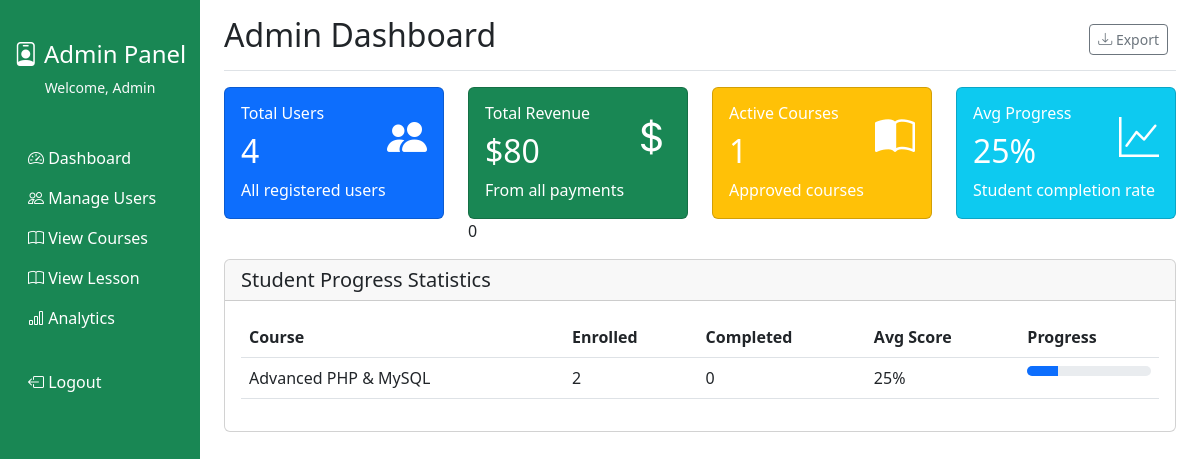
/admin/index.php (signed in), run on the app's committed database.
### tables this page shows
CREATE TABLE `users` (
  `id` int(11) NOT NULL,
  `full_name` varchar(100) NOT NULL,
  `dob` date DEFAULT NULL,
  `email` varchar(150) NOT NULL,
  `phone` varchar(20) NOT NULL,
  `password` varchar(255) NOT NULL,
  `user_type` enum('student','instructor','admin','parents') NOT NULL,
  `profile` varchar(255) DEFAULT NULL,
  `terms_accepted` tinyint(1) DEFAULT 0,
  `status` enum('active','inactive','blocked') DEFAULT 'active',
  `created_at` timestamp NOT NULL DEFAULT current_timestamp(),
  `updated_at` timestamp NOT NULL DEFAULT current_timestamp() ON UPDATE current_timestamp()
);

CREATE TABLE `courses` (
  `id` int(11) NOT NULL,
  `fkteacherID` int(11) DEFAULT NULL,
  `title` varchar(255) NOT NULL,
  `category` varchar(100) NOT NULL,
  `difficulty` enum('beginner','intermediate','advanced') NOT NULL,
  `price` decimal(10,2) NOT NULL,
  `duration_weeks` int(11) NOT NULL,
  `description` text NOT NULL,
  `learning_objectives` text DEFAULT NULL,
  `thumbnail` varchar(255) NOT NULL,
  `intro_video` varchar(255) DEFAULT NULL,
  `materials` text DEFAULT NULL,
  `scorm_enabled` tinyint(1) DEFAULT 0,
  `status` enum('pending','approved','rejected') DEFAULT 'pending',
  `created_at` timestamp NOT NULL DEFAULT current_timestamp()
);

### admin/auth.php (called while the page is built, shortened)
<?php
if (!isset($_SESSION['authemail']) AND !isset($_SESSION['authemail']) AND $_SESSION['user_types']!='admin' ) {
	header('location:../index.php');
}else {
	require_once 'db.php';
	$stquery = "SELECT * FROM users WHERE email =  '$_SESSION[authemail]' ";
	$stdata = mysqli_fetch_assoc(mysqli_query($conn, $stquery));
	$full_name =  $stdata['full_name'];
}
?>

### admin/index.php (the view, shortened to what this page needs)
<?php require_once 'header.php'; ?>
<main class="col-md-9 ms-sm-auto col-lg-10 px-md-4">
    <div class="d-flex justify-content-between flex-wrap flex-md-nowrap align-items-center pt-3 pb-2 mb-3 border-bottom">
        <h1 class="h2">Admin Dashboard</h1>
        <div class="btn-toolbar mb-2 mb-md-0">
            <div class="btn-group me-2">
                <button type="button" class="btn btn-sm btn-outline-secondary">
                    <i class="bi bi-download"></i> Export
                </button>
            </div>
        </div>
    </div>
<?php
$qUsers = mysqli_query($conn, "SELECT COUNT(*) AS total FROM users");
$totalUsers = mysqli_fetch_assoc($qUsers)['total'];
$qRevenue = mysqli_query($conn, "SELECT SUM(amount) AS total FROM payments");
$totalRevenue = mysqli_fetch_assoc($qRevenue)['total'];
$qCourses = mysqli_query($conn, "SELECT COUNT(*) AS total FROM courses WHERE status='approved'");
$activeCourses = mysqli_fetch_assoc($qCourses)['total'];
$qEnroll = mysqli_query($conn, "SELECT progress FROM course_enrollments");
$progressSum = 0;
$progressCount = 0;
while($p = mysqli_fetch_assoc($qEnroll)){
    $progressSum += $p['progress'];
    $progressCount++;
}
$avgProgress = $progressCount ? round($progressSum / $progressCount) : 0;
$qCourseStats = mysqli_query($conn, "SELECT c.id, c.title,
    (SELECT COUNT(*) FROM course_enrollments e WHERE e.fkcourseID=c.id) AS enrolled,
    (SELECT COUNT(*) FROM course_enrollments e WHERE e.fkcourseID=c.id AND e.progress=100) AS completed,
    (SELECT ROUND(AVG(progress)) FROM course_enrollments e WHERE e.fkcourseID=c.id) AS avg_score
    FROM courses c WHERE c.status='approved'");
$courseStats = [];
while($row = mysqli_fetch_assoc($qCourseStats)){
    $courseStats[] = $row;
}
?>
<div class="row">
    <div class="col-md-3 mb-3">
        <div class="card text-white bg-primary">
            <div class="card-body">
                <div class="d-flex justify-content-between align-items-center">
                    <div>
                        <h6 class="card-title">Total Users</h6>
                        <h2 class="mb-0"><?= $totalUsers ?></h2>
                    </div>
                    <i class="bi bi-people-fill display-6"></i>
                </div>
                <p class="card-text mt-2">All registered users</p>
            </div>
        </div>
    </div>
    <div class="col-md-3 mb-3">
        <div class="card text-white bg-success">
            <div class="card-body">
                <div class="d-flex justify-content-between align-items-center">
                    <div>
                        <h6 class="card-title">Total Revenue</h6>
                        <h2 class="mb-0">$<?= number_format($totalRevenue) ?></h2>
                    </div>
                    <i class="bi bi-currency-dollar display-6"></i>
                </div>
                <p class="card-text mt-2">From all payments</p>
            </div>
        </div>0
    </div>
    <div class="col-md-3 mb-3">
        <div class="card text-white bg-warning">
            <div class="card-body">
                <div class="d-flex justify-content-between align-items-center">
                    <div>
                        <h6 class="card-title">Active Courses</h6>
                        <h2 class="mb-0"><?= $activeCourses ?></h2>
                    </div>
                    <i class="bi bi-book-half display-6"></i>
                </div>
                <p class="card-text mt-2">Approved courses</p>
            </div>
        </div>
    </div>
    <div class="col-md-3 mb-3">
        <div class="card text-white bg-info">
            <div class="card-body">
                <div class="d-flex justify-content-between align-items-center">
                    <div>
                        <h6 class="card-title">Avg Progress</h6>
                        <h2 class="mb-0"><?= $avgProgress ?>%</h2>
                    </div>
                    <i class="bi bi-graph-up display-6"></i>
                </div>
                <p class="card-text mt-2">Student completion rate</p>
            </div>
        </div>
    </div>
</div>
<div class="row">
    <div class="col-md-12 mb-4">
        <div class="card">
            <div class="card-header">
                <h5 class="mb-0">Student Progress Statistics</h5>
            </div>
            <div class="card-body">
                <div class="table-responsive">
                    <table class="table table-hover">
                        <thead>
                            <tr>
                                <th>Course</th>
                                <th>Enrolled</th>
                                <th>Completed</th>
                                <th>Avg Score</th>
                                <th>Progress</th>
                            </tr>
                        </thead>
                        <tbody>
                            <?php foreach($courseStats as $cs){ ?>
                            <tr>
                                <td><?= $cs['title'] ?></td>
                                <td><?= $cs['enrolled'] ?></td>
                                <td><?= $cs['completed'] ?></td>
                                <td><?= $cs['avg_score'] ? $cs['avg_score'].'%' : 'N/A' ?></td>
                                <td>
                                    <div class="progress" style="height: 10px;">
                                        <div class="progress-bar" style="width: <?= $cs['avg_score'] ? $cs['avg_score'] : 0 ?>%"></div>
                                    </div>
                                </td>
                            </tr>
                            <?php } ?>
                        </tbody>
                    </table>
                </div>
            </div>
        </div>
    </div>
</div>
</main>
</div>
</div>
</body>
</html>

### admin/header.php (shortened to what this page needs)
<?php require_once 'auth.php' ?>
<!DOCTYPE html>
<html lang="en">
<head>
    <link href="https://cdn.jsdelivr.net/npm/bootstrap@5.3.0-alpha1/dist/css/bootstrap.min.css" rel="stylesheet">
    <link rel="stylesheet" href="https://cdn.jsdelivr.net/npm/bootstrap-icons@1.8.1/font/bootstrap-icons.css">
</head>
<body>
    <div class="container-fluid">
        <div class="row">
            <nav class="col-md-3 col-lg-2 d-md-block bg-success sidebar min-vh-100">
                <div class="position-sticky pt-3">
                    <div class="text-center py-4">
                        <h4 class="text-white"><i class="bi bi-person-badge"></i> Admin Panel</h4>
                        <p class="text-light small">Welcome, <?php echo $full_name ?></p>
                    </div>
                    <ul class="nav flex-column">
                        <li class="nav-item">
                            <a class="nav-link active text-white" href="index.php">
                                <i class="bi bi-speedometer2"></i> Dashboard
                            </a>
                        </li>
                        <li class="nav-item">
                            <a class="nav-link text-white" href="manage_users.php">
                                <i class="bi bi-people"></i> Manage Users
                            </a>
                        </li>
                        <li class="nav-item">
                            <a class="nav-link text-white" href="view_courses.php">
                                <i class="bi bi-book"></i> View Courses
                            </a>
                        </li>
                        <li class="nav-item">
                            <a class="nav-link text-white" href="view_lesson.php">
                                <i class="bi bi-book"></i> View Lesson
                            </a>
                        </li>
                        <li class="nav-item">
                            <a class="nav-link text-white" href="analytics.php">
                                <i class="bi bi-bar-chart"></i> Analytics
                            </a>
                        </li>
                        <li class="nav-item mt-4">
                            <a class="nav-link text-white" href="logout.php">
                                <i class="bi bi-box-arrow-left"></i> Logout
                            </a>
                        </li>
                    </ul>
                </div>
            </nav>

### data on the page
users: full_name "Admin"
courses: title "Advanced PHP & MySQL", enrolled "2", completed "0", avg_score "25"

### other printed values
$totalUsers "4"
$totalRevenue "80"
$activeCourses "1"
$avgProgress "25"
